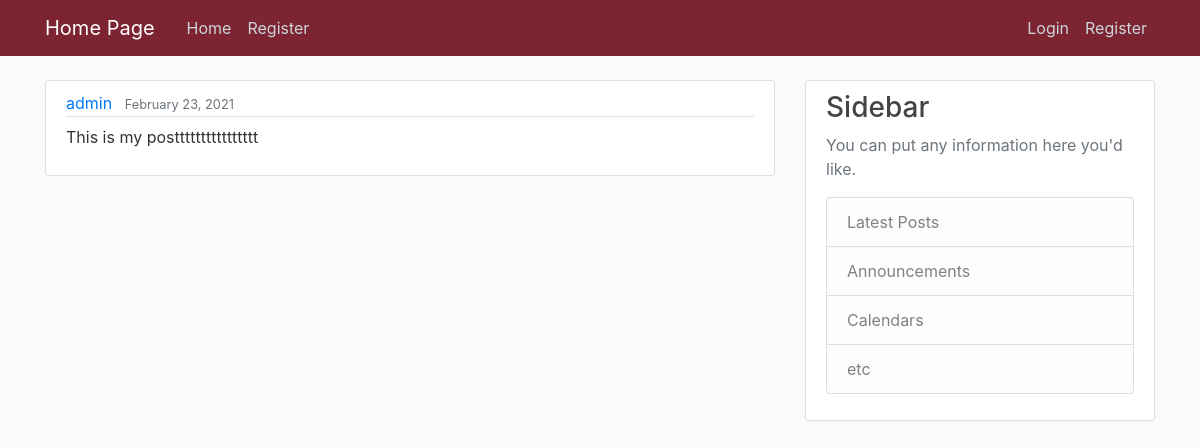
Before: /main_app/ with the older database file.
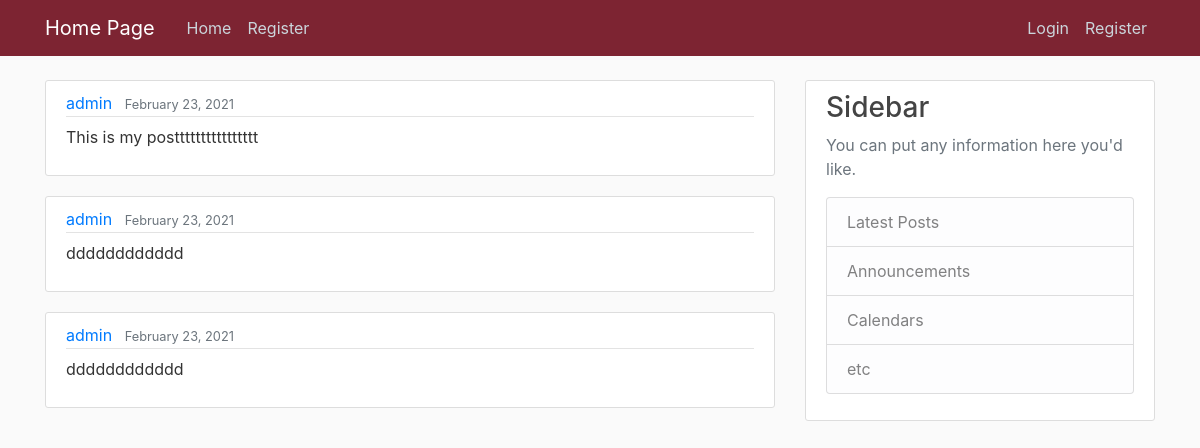
After: the same page with the newer database file.
### main_app/models.py (models this page shows, shortened)
class Post(models.Model):
    content = models.TextField()
    date_posted = models.DateTimeField(default=timezone.now)
    author = models.ForeignKey(User, on_delete=models.CASCADE)

### main_app/views.py (the view)
# urls.py: path('', views.home, name='home'),
def home(request):
    return render(request,
                  'main_app/home.html', {'posts': Post.objects.all()})

### main_app/templates/main_app/home.html (shortened to what this page needs)
{% extends "main_app/base.html" %}
{% block content %}
{% for post in posts %}
<article class="media content-section">
    <div class="media-body">
      <div class="article-metadata">
        <a class="mr-2" href="{% url 'profile' %}">{{ post.author }}</a>
        <small class="text-muted">{{ post.date_posted|date:"F d, Y" }}</small>
      </div>
      <p class="article-content">{{ post.content }}</p>
    </div>
</article>
{% endfor %}
{% endblock content %}

Changed rows visible on the page:
added Post: author "admin", date_posted "February 23, 2021", content "dddddddddddd"
added Post: author "admin", date_posted "February 23, 2021", content "dddddddddddd"
